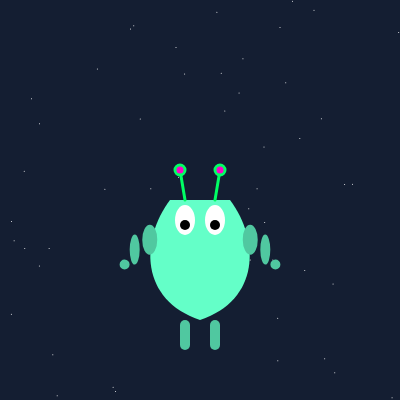
Frame 1 (no input)
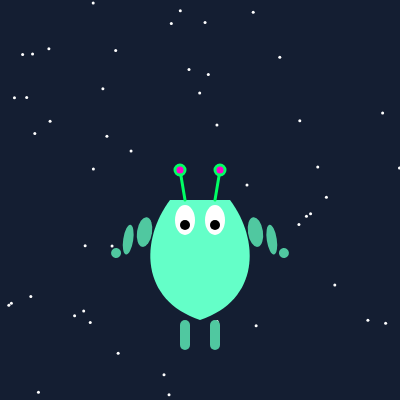
Frame 60 (no input)
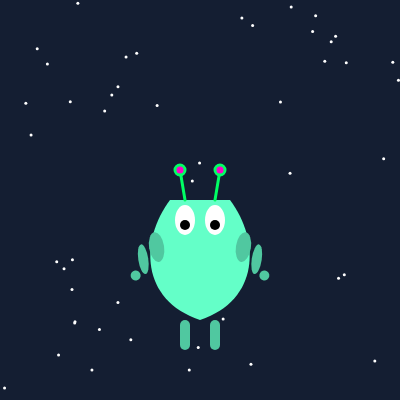
Frame 120 (the mouse pressed at the canvas centre since frame 60)

The p5.js sketch that drew these frames (run headless with seeded random() and noise() and a simulated clock; from frame 60 on, the mouse is pressed at the canvas centre):

// p5.js sketch
// ── sketch.js
function setup() {
  createCanvas(400, 400);
  angleMode(DEGREES);
}

function draw() {
  background(20, 30, 50); 
  
  
  for (let i = 0; i < 50; i++) {
    stroke(255);
    point(random(width), random(height));
  }

  translate(width / 2, height / 2);

  drawAlien();
}

function drawAlien() {
  noStroke();

  
  fill(100, 255, 200);
  beginShape();
  vertex(-30, 0);
  bezierVertex(-60, 40, -60, 100, 0, 120);
  bezierVertex(60, 100, 60, 40, 30, 0);
  endShape(CLOSE);

  
  fill(255);
  ellipse(-15, 20, 20, 30);
  ellipse(15, 20, 20, 30);

  fill(0);
  ellipse(-15, 25, 10, 10);
  ellipse(15, 25, 10, 10);

 
  stroke(0, 255, 100);
  strokeWeight(3);
  line(-20, -30, -15, 0);
  line(20, -30, 15, 0);

  fill(255, 0, 200);
  ellipse(-20, -30, 10, 10);
  ellipse(20, -30, 10, 10);

  noStroke();

  
  push();
  rotate(sin(frameCount * 2) * 10);
  drawArm(-50, 40, true); 
  pop();

  push();
  rotate(-sin(frameCount * 2) * 10);
  drawArm(50, 40, false); 
  pop();

  
  fill(80, 200, 160);
  rect(-20, 120, 10, 30, 5);
  rect(10, 120, 10, 30, 5);
}

function drawArm(x, y, flip) {
  push();
  translate(x, y);
  if (flip) scale(-1, 1);
  fill(80, 200, 160);
  ellipse(0, 0, 15, 30); 
  ellipse(15, 10, 10, 30); 
  ellipse(25, 25, 10, 10); 
  pop();
}
